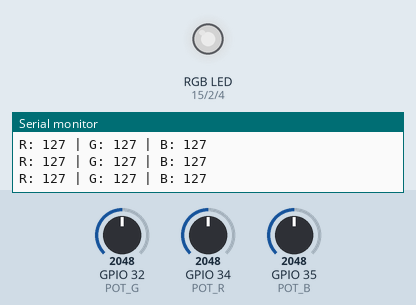
The sketch below on a simulated ESP32. Parts: an RGB LED mixed from three pins (HIGH = lit), the last lines printed to the serial monitor. Inputs (shaded band) come from the test bench; at power-on: GPIO 32 (POT_G) = 2048, GPIO 34 (POT_R) = 2048, GPIO 35 (POT_B) = 2048. Dim RGB values are drawn brighter than linear.

Above: at 1.2 s.
1.3 s: GPIO 32 (POT_G) set to 2866
At 1.9 s:
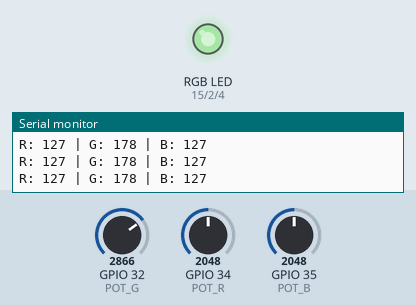
2.8 s: GPIO 34 (POT_R) set to 2866
At 3.6 s:
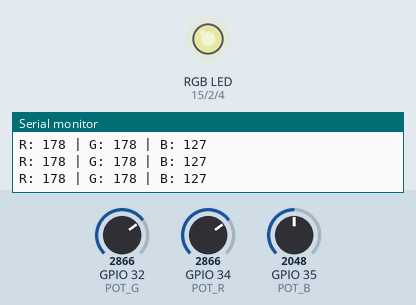
4.3 s: GPIO 35 (POT_B) set to 2866
At 5.4 s:
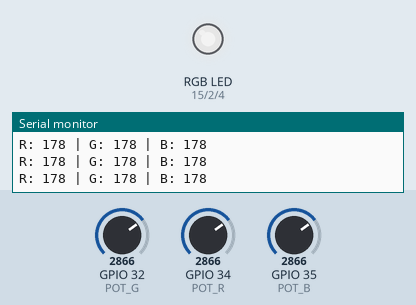
5.8 s: GPIO 32 (POT_G) set to 3603
At 6.5 s:
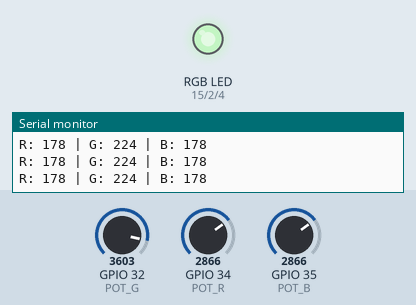
7.3 s: GPIO 34 (POT_R) set to 3603
At 8.2 s:
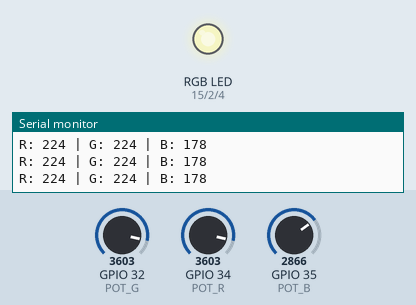
8.8 s: GPIO 35 (POT_B) set to 3603
At 9.9 s:
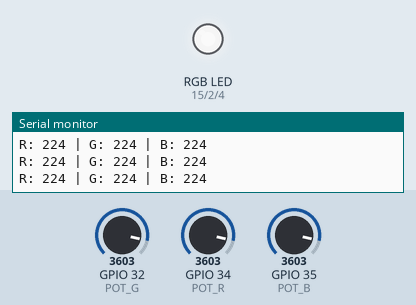
Timing chart, 0 to 11.3 s (numbered marks = the images above; inputs shaded):
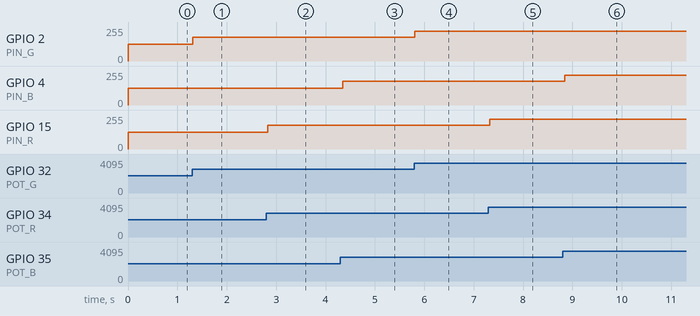

The sketch:

10_controlando_rgb_com_potenciometro.ino
```cpp
#define POT_R 34
#define POT_G 32
#define POT_B 35

#define PIN_R 15
#define PIN_G 2
#define PIN_B 4

void setup() {
  Serial.begin(115200);

  // PWM nos pinos do RGB
  ledcAttach(PIN_R, 5000, 8);
  ledcAttach(PIN_G, 5000, 8);
  ledcAttach(PIN_B, 5000, 8);
}

void loop() {
  // Leitura dos potenciômetros (0 a 4095)
  int leituraR = analogRead(POT_R);
  int leituraG = analogRead(POT_G);
  int leituraB = analogRead(POT_B);

  // Converte de 0-4095 para 0-255
  int valorR = map(leituraR, 0, 4095, 0, 255);
  int valorG = map(leituraG, 0, 4095, 0, 255);
  int valorB = map(leituraB, 0, 4095, 0, 255);

  // Escreve no LED RGB
  ledcWrite(PIN_R, valorR);
  ledcWrite(PIN_G, valorG);
  ledcWrite(PIN_B, valorB);

  // Mostra no Serial
  Serial.print("R: ");
  Serial.print(valorR);
  Serial.print(" | G: ");
  Serial.print(valorG);
  Serial.print(" | B: ");
  Serial.println(valorB);

  delay(50);
}
```

Measured:
- after the input at 1.3 s, GPIO 2 (PIN_G): 127/255 → 177/255 at once
- after the input at 2.8 s, GPIO 15 (PIN_R): 127/255 → 177/255 at once
- after the input at 4.3 s, GPIO 4 (PIN_B): 127/255 → 177/255 after 0.05 s
- after the input at 5.8 s, GPIO 2 (PIN_G): 177/255 → 223/255 at once
- after the input at 7.3 s, GPIO 15 (PIN_R): 177/255 → 223/255 at once
- after the input at 8.8 s, GPIO 4 (PIN_B): 177/255 → 223/255 at once
